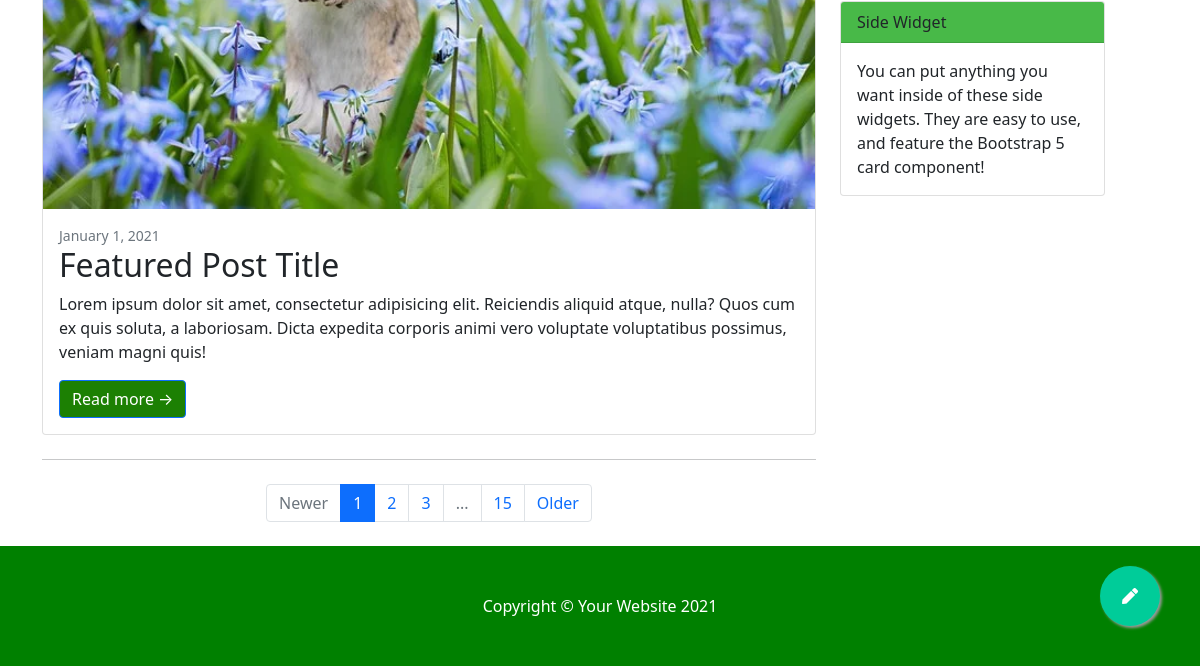
Before: / (lower part) with the older database file.
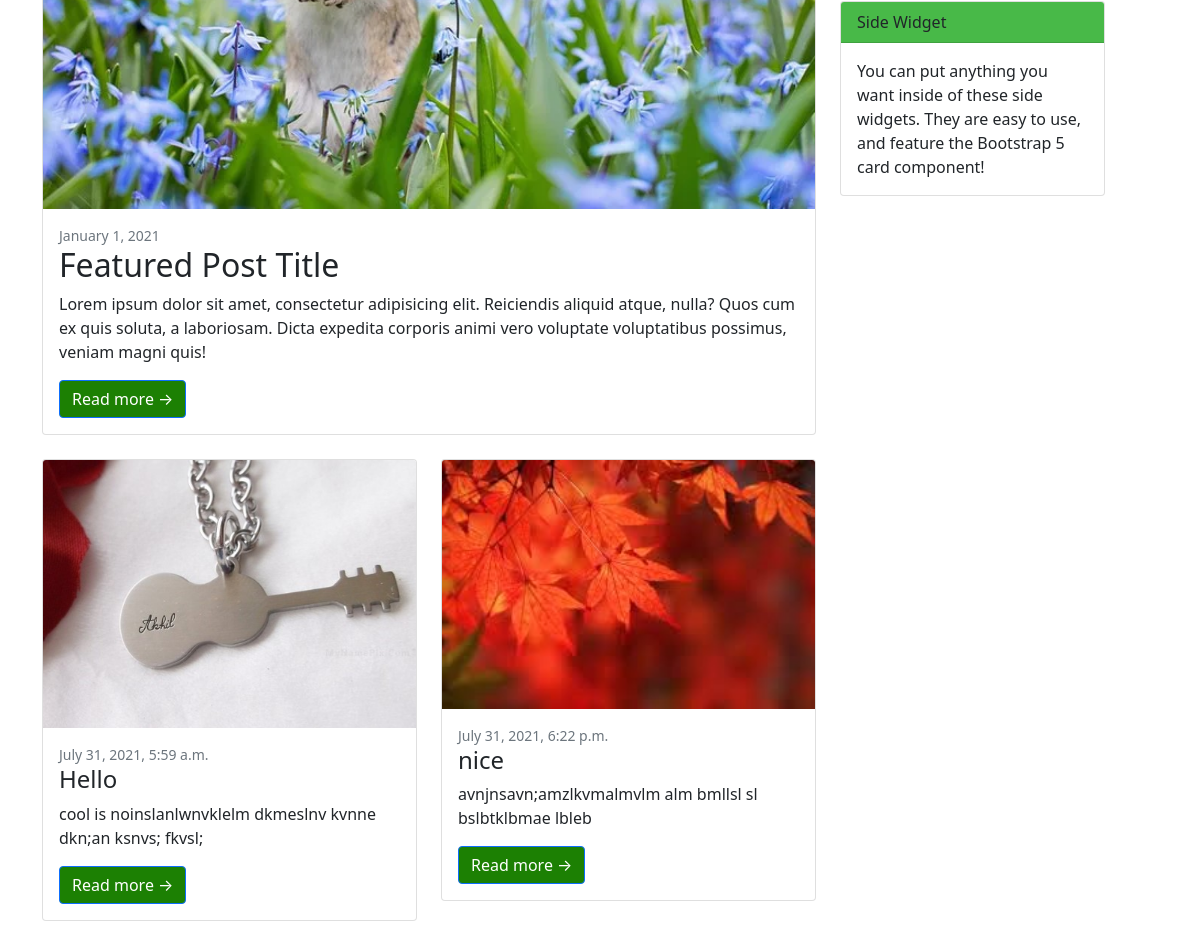
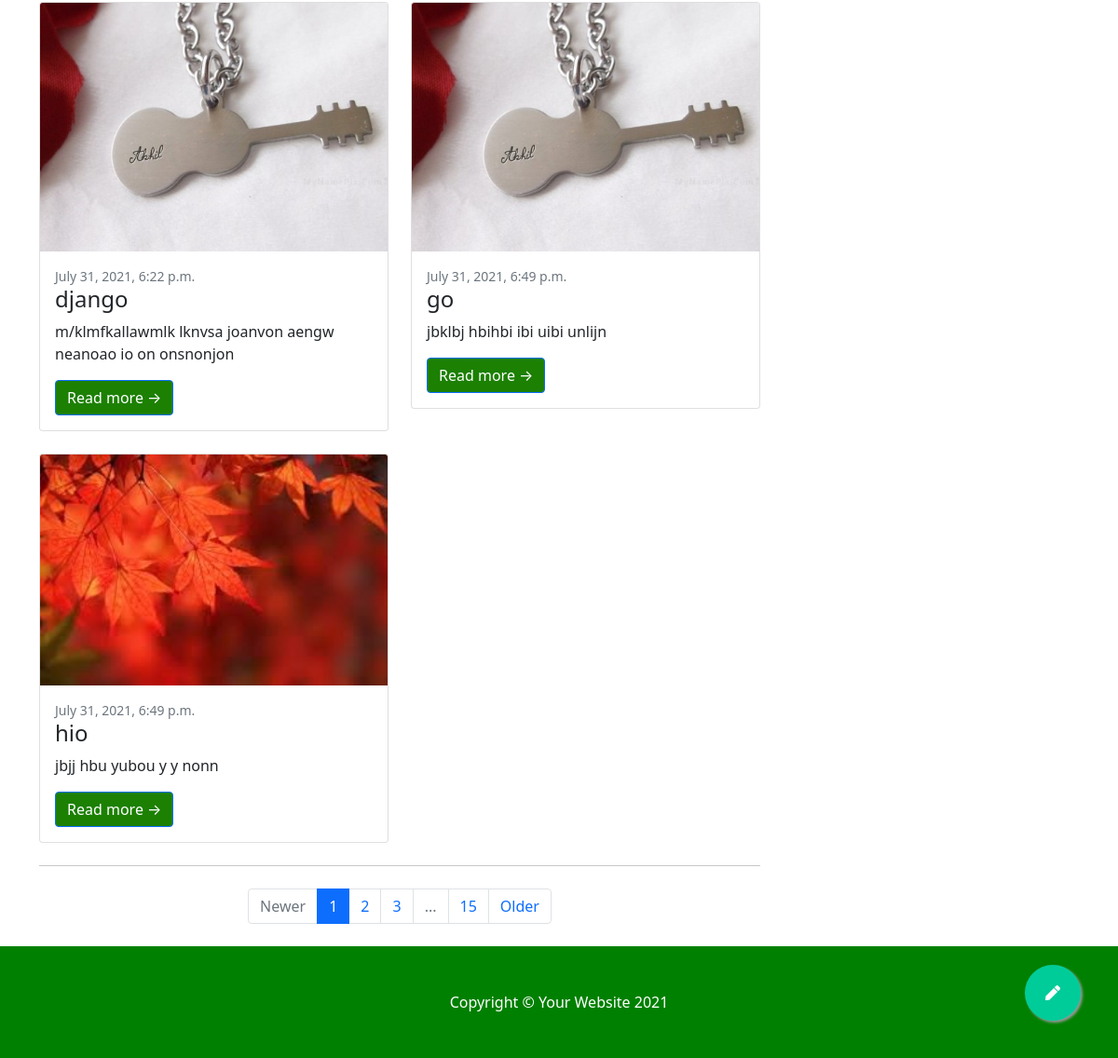
After: the same page with the newer database file (2 pictures, top to bottom).
### myenv/models.py (models this page shows, shortened)
class Post(models.Model):
    title = models.CharField(max_length=255)
    author = models.ForeignKey(User, on_delete=models.CASCADE)
    content = models.TextField()
    tagline = models.CharField(max_length=75)
    date = models.DateTimeField(auto_now_add=True)
    img = models.ImageField(upload_to='static', default="")
    follower = models.ManyToManyField(User, related_name='blog_posts', blank=True)

### myenv/views.py (the view)
# urls.py: 2. Add a URL to urlpatterns:  path('', views.home, name='home')
def home(request):
    posts = Post.objects.all()
    x = []
    query = request.GET
    search = query.getlist('searchterm')
    if(len(search)!=0 and search[0]!=''):
        for i in posts:
            if(search[0] not in i.title):
                posts.filter(i)
    for i in range(0, len(posts), 2):
        l = []
        l.append(posts[i])
        if i+1 < len(posts):
            l.append(posts[i+1])
        x.append(l)
    context = {'posts':x}
    return render(request, 'index.html', context)

### templates/index.html (shortened to what this page needs)
<!DOCTYPE html>
<html lang="en">
<head>
    <link rel="stylesheet" href="https://use.fontawesome.com/releases/v5.8.1/css/all.css">
    <link href="static/css/styles.css" rel="stylesheet" />
    <link href="static/css/cstyles.css" rel="stylesheet" />
</head>
<body>
    <div class="container">
        <div class="row">
            <div class="col-lg-9" style="width: 70%;">
                <div class="card mb-4">
                    <a href="#!"><img class="card-img-top" src="/static/assets/nature-photography.jpg" alt="squirrel" /></a>
                    <div class="card-body">
                        <div class="small text-muted">January 1, 2021</div>
                        <h2 class="card-title">Featured Post Title</h2>
                        <p class="card-text">Lorem ipsum dolor sit amet, consectetur adipisicing elit. Reiciendis
                            aliquid atque, nulla? Quos cum ex quis soluta, a laboriosam. Dicta expedita corporis animi
                            vero voluptate voluptatibus possimus, veniam magni quis!</p>
                        <a class="btn btn-primary" href="#!">Read more →</a>
                    </div>
                </div>
                <div class="row">
                    {% for i in posts %}
                        {% for j in i %}
                    <div class="col-lg-6">
                        {% if forloop.counter|divisibleby:2 %}
                        <div class="card mb-4">
                            <a href="#!"><img class="card-img-top" src="{{j.img}}" alt="..." /></a>
                            <div class="card-body">
                                <div class="small text-muted">{{j.date}}</div>
                                <h2 class="card-title h4">{{j.title}}</h2>
                                <p class="card-text">{{j.content}}</p>
                                <a class="btn btn-primary" href="#!">Read more →</a>
                            </div>
                        </div>
                        {% else %}
                        <div class="card mb-4">
                            <a href="#!"><img class="card-img-top" src="{{j.img}}" alt="..." /></a>
                            <div class="card-body">
                                <div class="small text-muted">{{j.date}}</div>
                                <h2 class="card-title h4">{{j.title}}</h2>
                                <p class="card-text">{{j.content}}</p>
                                <a class="btn btn-primary" href="#!">Read more →</a>
                            </div>
                        </div>
                        {% endif %}
                    </div>
                    {% endfor %}
                    {% endfor %}
                <nav aria-label="Pagination">
                    <hr class="my-0" />
                    <ul class="pagination justify-content-center my-4">
                        <li class="page-item disabled"><a class="page-link" href="#" tabindex="-1"
                                aria-disabled="true">Newer</a></li>
                        <li class="page-item active" aria-current="page"><a class="page-link" href="#!">1</a></li>
                        <li class="page-item"><a class="page-link" href="#!">2</a></li>
                        <li class="page-item"><a class="page-link" href="#!">3</a></li>
                        <li class="page-item disabled"><a class="page-link" href="#!">...</a></li>
                        <li class="page-item"><a class="page-link" href="#!">15</a></li>
                        <li class="page-item"><a class="page-link" href="#!">Older</a></li>
                    </ul>
                </nav>
            </div>
            </div>
            <div class="col-lg-4" style="width: 25.3333333%;">
                <a href="#" class="float">
                    <i class="fas fa-pen my-float"></i>
                </a>
                <div class="card mb-4">
                    <div class="card-header">Side Widget</div>
                    <div class="card-body">You can put anything you want inside of these side widgets. They are easy to
                        use, and feature the Bootstrap 5 card component!</div>
                </div>
            </div>
        </div>
    </div>
        <footer class="py-5 bg-green" style="width: 100%;">
            <div class="container">
                <p class="m-0 text-center text-white">Copyright &copy; Your Website 2021</p>
            </div>
        </footer>
</body>
</html>

### static/css/cstyles.css (style rules this page uses)
.bg-green { background-color: green; }
.float { position: fixed; width: 60px; height: 60px; bottom: 40px; right: 40px; background-color: #0c9; color: #fff; border-radius: 50px; text-align: center; box-shadow: 2px 2px 3px #999; z-index: 100; }
.my-float { margin-top: 22px; }

Changed rows visible on the page:
added Post: img (picture), date "July 31, 2021, 5:59 a.m.", title "Hello", content "cool is noinslanlwnvklelm dkmeslnv kvnne dkn;an ksnvs; fkvsl;"
added Post: img (picture), date "July 31, 2021, 6:22 p.m.", title "nice", content "avnjnsavn;amzlkvmalmvlm alm bmllsl sl bslbtklbmae lbleb"
added Post: img (picture), date "July 31, 2021, 6:22 p.m.", title "django", content "m/klmfkallawmlk lknvsa joanvon aengw neanoao io on onsnonjon"
added Post: img (picture), date "July 31, 2021, 6:49 p.m.", title "go", content "jbklbj hbihbi ibi uibi unlijn"
added Post: img (picture), date "July 31, 2021, 6:49 p.m.", title "hio", content "jbjj hbu yubou y y nonn"
